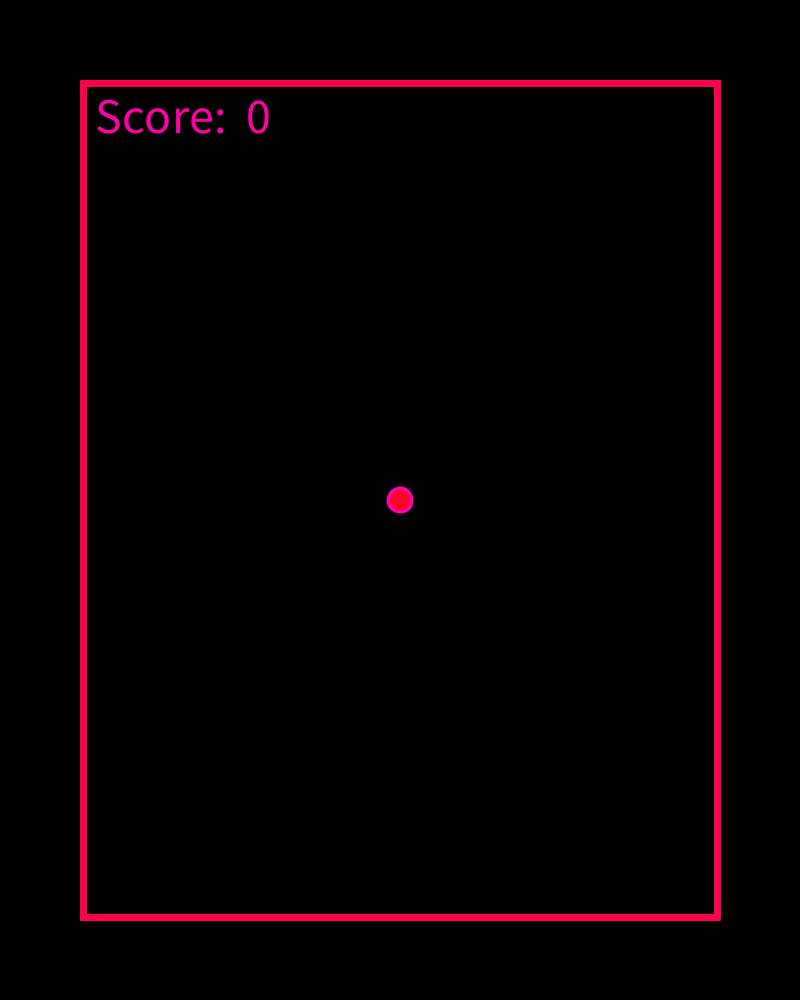
Frame 1 (no input)
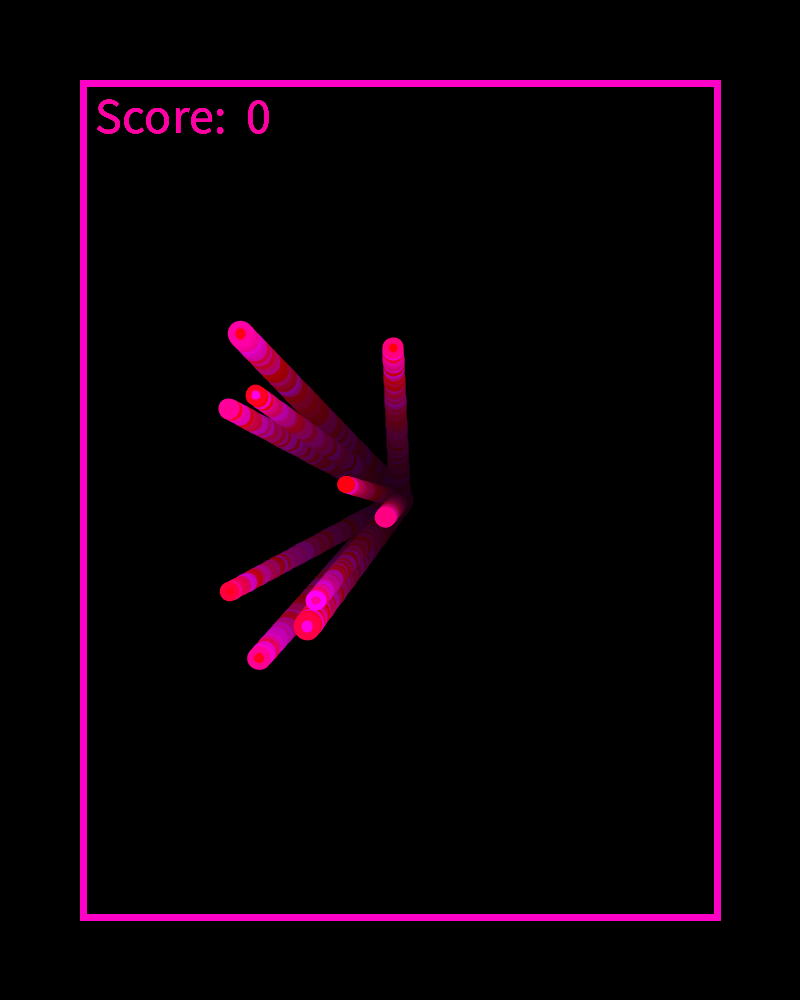
Frame 60 (the mouse pressed at the canvas centre just before this capture)
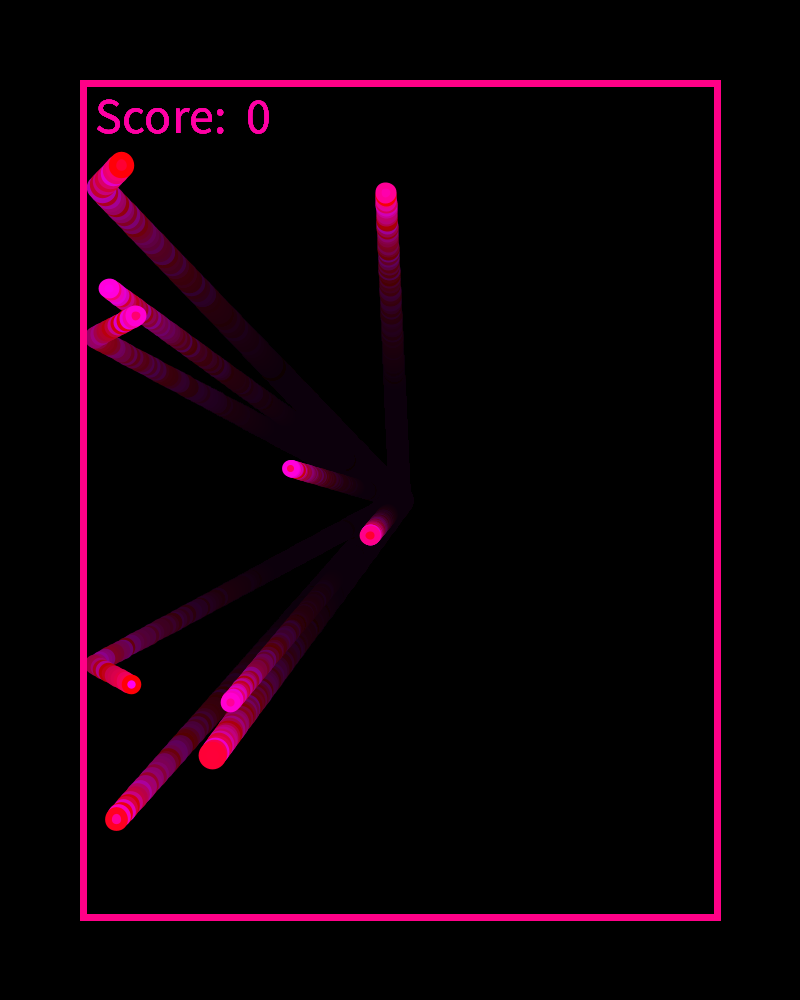
Frame 120 (the mouse held since frame 60 and released just before this capture)

The Processing sketch that drew these frames (run headless with seeded random() and noise(); from frame 60 on, the mouse is pressed at the canvas centre):

// Processing sketch: First_Game_2
// ── First_Game_2.pde
// Setup
int Framerate = 60; 
int numberOfBalls = 10;
int border = 3;
int borderOffset = 80;
int hitBox = 4;

// Ball Control Board
int ballDiam = 20;
int ballSpeed = 3;
int trail = 10;
float sWeight = 0.4;

// Colour Control Board
int rf1 = 255;    
int gf1 = 0;    
int bf1 = 0;
int rf2 = 255;    
int gf2 = 0;    
int bf2 = 255;

int rs1 = 255;    
int gs1 = 0;    
int bs1 = 0;
int rs2 = 255;    
int gs2 = 0;    
int bs2 = 255;

float scoreR = random(rf1,rf2);
float scoreG = random(gf1,gf2);
float scoreB = random(bf1,bf2);

float gOverR = random(rs1,rs2);
float gOverG = random(gs1,gs2);
float gOverB = random(bs1,bs2);

// Unchangeable 

int H = hitBox;
int T = trail;

int nBalls = numberOfBalls;

float [] x;
float [] y;
float [] xDelta;
float [] yDelta;
float [] ballDiameter;

int nBallsRemaining = nBalls;
int points = 0;

//------------------------------------------------------------------------------------

void setup() {
  
  size(800, 1000); 
  frameRate(Framerate);
  background(0);

  x = new float[nBalls];
  y = new float[nBalls];
  xDelta = new float[nBalls];
  yDelta = new float[nBalls];
  ballDiameter = new float[nBalls];

  for (int i = 0; i < nBalls; i = i + 1) {
    ballDiameter[i] = random((ballDiam * 0.6), ballDiam);
    x[i] = width/2; 
    y[i] = height/2; 
    xDelta[i] = random(-ballSpeed, ballSpeed); 
    yDelta[i] = random(-ballSpeed, ballSpeed);
  }
}

//------------------------------------------------------------------------------------

void draw() {
  
  strokeWeight(5);
  stroke(random(rf1,rf2), random(gf1,gf2), random(bf1,bf2));
  fill(0,0,0,trail);
  rect((borderOffset + border + 1),(borderOffset + border + 1),width-(2*(borderOffset + border + 1)),height-(2*(borderOffset + border + 1)));
  strokeWeight(border);
  fill(0, 255, 30);
  line((borderOffset + border/2),(borderOffset + border/2),(borderOffset + border/2),height-(borderOffset + border/2)); 
  line(width-(borderOffset + border/2),height-(borderOffset + border/2),(borderOffset + border/2),height-(borderOffset + border/2)); 
  line((borderOffset + border/2),(borderOffset + border/2),width-(borderOffset + border/2),(borderOffset + border/2)); 
  line(width-(borderOffset + border/2),(borderOffset + border/2),width-(borderOffset + border/2),height-(borderOffset + border/2));

  for (int i = 0; i < nBalls; i = i + 1) {
    
    strokeWeight(ballDiameter[i] * sWeight);
    fill(random(rf1,rf2), random(gf1,gf2), random(bf1,bf2));
    stroke(random(rs1,rs2), random(gs1,gs2), random(bs1,bs2));
    ellipse(x[i], y[i], ballDiameter[i], ballDiameter[i]);
    x[i] = x[i] + xDelta[i];
    y[i] = y[i] + yDelta[i];

    if (x[i] > width - (borderOffset + border + H + (((ballDiameter[i]) + (ballDiameter[i] * sWeight))/2)) || x[i] < (borderOffset + border + H + (((ballDiameter[i]) + (ballDiameter[i] * sWeight))/2))) {
      xDelta[i] = -xDelta[i];
    }
    if (y[i] > height - (borderOffset + border + H + (((ballDiameter[i]) + (ballDiameter[i] * sWeight))/2)) || y[i] < (borderOffset + border + H + (((ballDiameter[i]) + (ballDiameter[i] * sWeight))/2))) {
      yDelta[i] = -yDelta[i];
    }
  }

  textSize(50);
  fill(scoreR, scoreG, scoreB);
  text("Score:  " + points, (borderOffset + border + 12),(borderOffset + border + 50));
  if (nBallsRemaining == 0) {
    fill(gOverR, gOverG, gOverB);
    textSize(80);
    text("Game Over", width/2 - 200, height/2);
  }
}

//------------------------------------------------------------------------------------

void mousePressed() {
  for (int i = 0; i < nBalls; i += 1) {
    float dist = sqrt((x[i] - mouseX) * (x[i] - mouseX) + (y[i] - mouseY) * (y[i] - mouseY));
    if (dist <= ballDiameter[i] + (ballDiameter[i]*0.2)) {
      x[i] = -100;
      y[i] = -100;

      int speedBonus = abs(int(xDelta[i] + xDelta[i]));
      int timeBonus = int(nBalls * 1000.0/millis() * 3);
      int sizeBonus = int(1/ballDiameter[i] * 10);
      points = points + speedBonus + timeBonus + sizeBonus;
      nBallsRemaining--;
      break;
    }
  }
}
